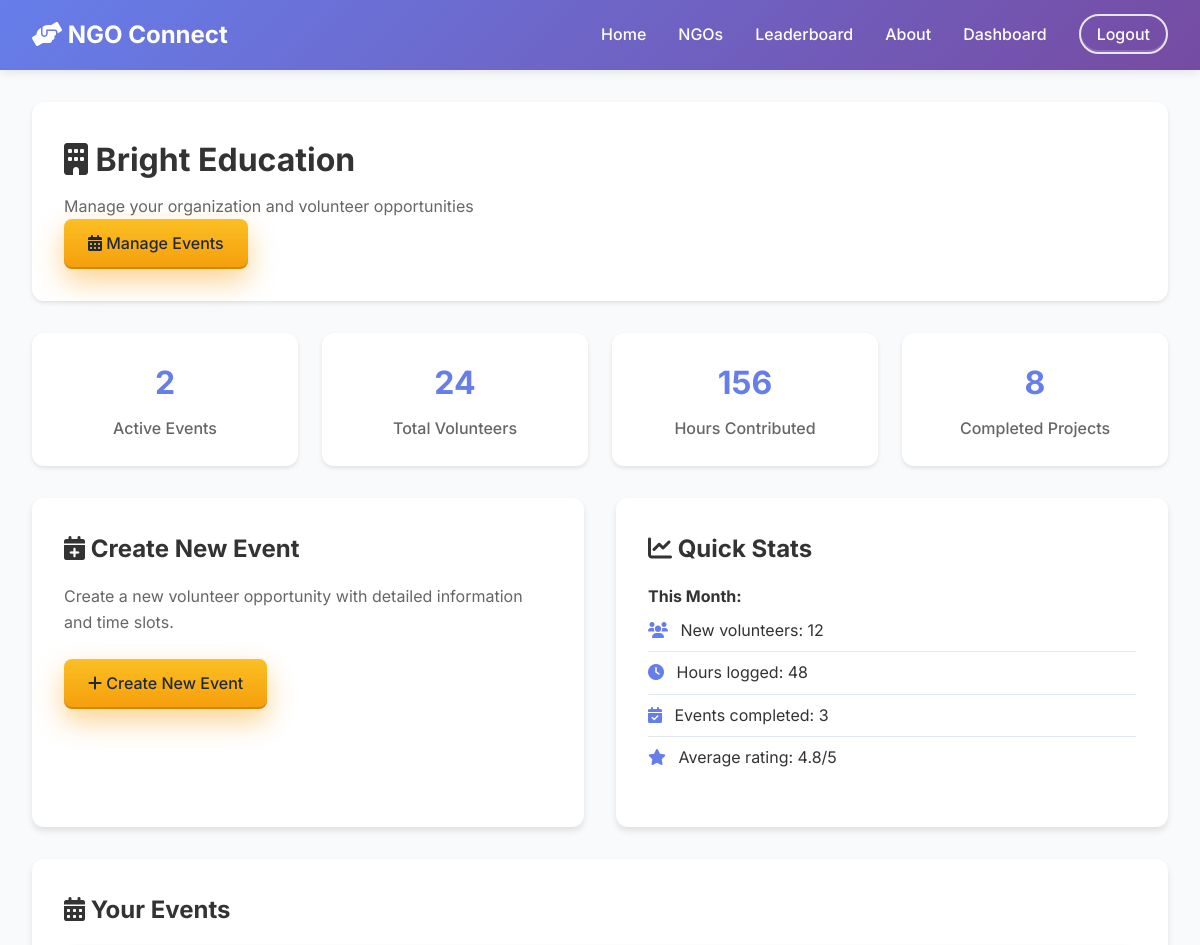
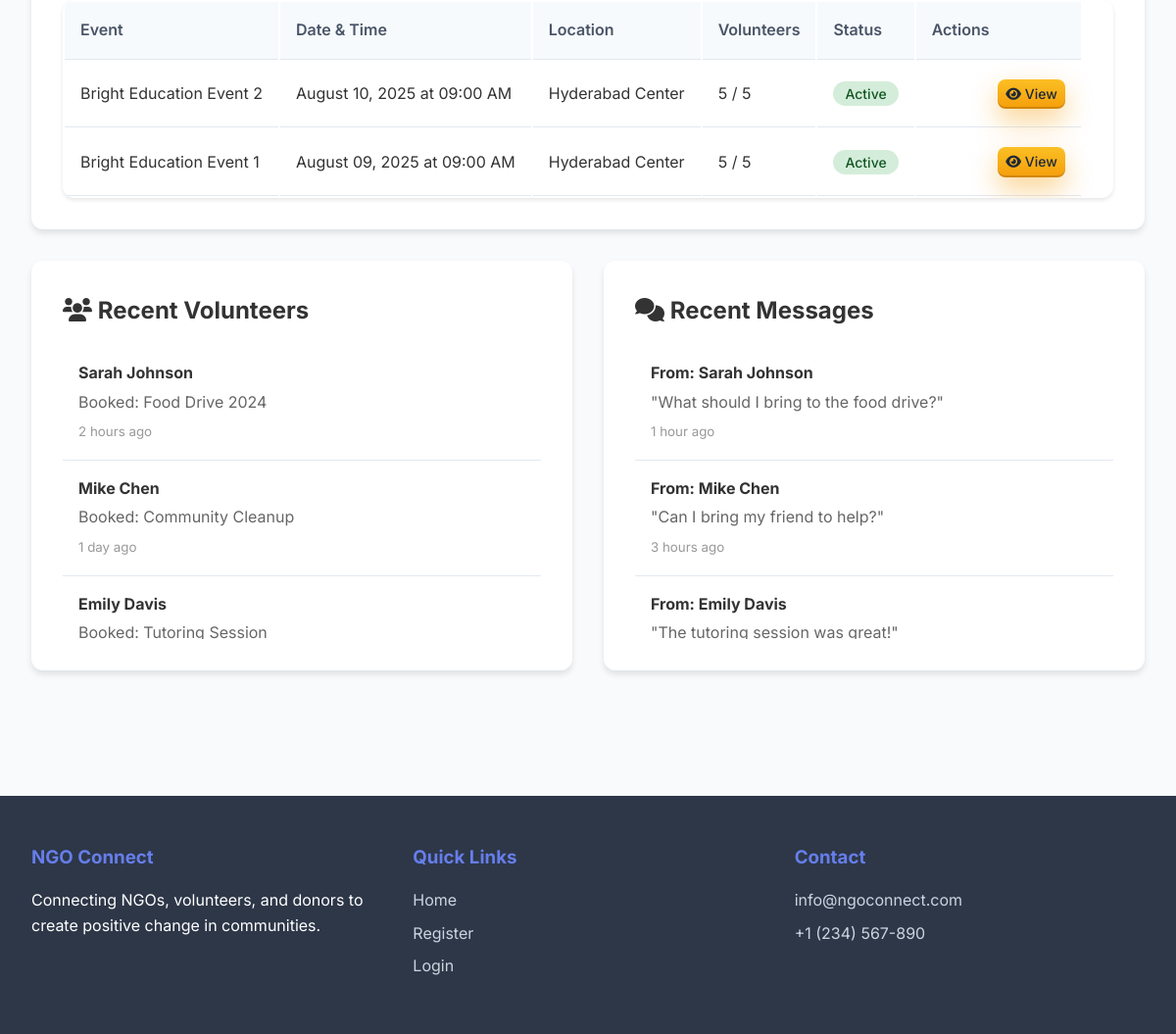
/ngo/dashboard (signed in), run on the app's committed database (2 pictures, top to bottom).
### database/models.py (models this page shows, shortened)
class NGO(db.Model):
    __tablename__ = 'ngos'
    id = db.Column(db.Integer, primary_key=True)
    user_id = db.Column(db.Integer, db.ForeignKey('users.id'), nullable=False, index=True)
    organization_name = db.Column(db.String(100), nullable=False, index=True)
    description = db.Column(db.Text)
    mission = db.Column(db.Text)
    website = db.Column(db.String(200))
    address = db.Column(db.Text)
    city = db.Column(db.String(50), index=True)
    state = db.Column(db.String(50), index=True)
    zip_code = db.Column(db.String(10))
    phone = db.Column(db.String(20))
    email = db.Column(db.String(120))
    logo = db.Column(db.String(200))
    category = db.Column(db.String(50), index=True)
    established_year = db.Column(db.Integer)
    is_verified = db.Column(db.Boolean, default=False, index=True)
    created_at = db.Column(db.DateTime, default=datetime.utcnow, index=True)
    events = db.relationship('Event', backref='ngo', lazy='dynamic', cascade='all, delete-orphan')
    resources = db.relationship('Resource', backref='ngo', lazy='dynamic', cascade='all, delete-orphan')
    projects = db.relationship('Project', backref='ngo', lazy='dynamic', cascade='all, delete-orphan')

class Event(db.Model):
    __tablename__ = 'events'
    id = db.Column(db.Integer, primary_key=True)
    ngo_id = db.Column(db.Integer, db.ForeignKey('ngos.id'), nullable=False, index=True)
    title = db.Column(db.String(100), nullable=False, index=True)
    description = db.Column(db.Text)
    location = db.Column(db.String(200))
    start_date = db.Column(db.DateTime, nullable=False, index=True)
    end_date = db.Column(db.DateTime, nullable=False, index=True)
    max_volunteers = db.Column(db.Integer)
    required_skills = db.Column(db.Text)  # JSON string
    category = db.Column(db.String(50), index=True)
    image = db.Column(db.String(200))
    status = db.Column(db.String(20), default='active', index=True)  # active, completed, cancelled
    is_active = db.Column(db.Boolean, default=True, index=True)
    created_at = db.Column(db.DateTime, default=datetime.utcnow, index=True)
    updated_at = db.Column(db.DateTime, default=datetime.utcnow, onupdate=datetime.utcnow)
    time_slots = db.relationship('TimeSlot', backref='event', lazy='dynamic', cascade='all, delete-orphan')
    bookings = db.relationship('Booking', backref='event', lazy='dynamic', cascade='all, delete-orphan')

### app.py (the view)
@app.route('/ngo/dashboard')
@login_required
def ngo_dashboard():
    if current_user.role != 'ngo':
        flash('Access denied. NGO privileges required.', 'error')
        return redirect(url_for('dashboard'))
    ngo = NGO.query.filter_by(user_id=current_user.id).first()
    if not ngo:
        flash('NGO profile not found.', 'error')
        return redirect(url_for('dashboard'))
    stats = queries.get_ngo_stats(ngo.id)
    events = Event.query.filter_by(ngo_id=ngo.id).order_by(Event.created_at.desc()).limit(5).all()
    return render_template('ngo/dashboard.html', ngo=ngo, events=events, **stats)

### app.py (called while the page is built)
@app.after_request
def add_security_headers(response):
    response.headers['X-Content-Type-Options'] = 'nosniff'
    response.headers['X-Frame-Options'] = 'DENY'
    response.headers['X-XSS-Protection'] = '1; mode=block'
    if os.environ.get('FLASK_ENV') == 'production':
        response.headers['Strict-Transport-Security'] = 'max-age=31536000; includeSubDomains'
    return response

@app.context_processor
def inject_csrf_token():
    return dict(csrf_token=generate_csrf)

@login_manager.user_loader
def load_user(user_id):
    return User.query.get(int(user_id))

### templates/ngo/dashboard.html (shortened to what this page needs)
{% extends "base.html" %}
{% block content %}
<div class="container">
    <div class="dashboard-header">
        <div class="d-flex justify-content-between align-items-center">
            <div>
                <h1><i class="fas fa-building"></i> {{ ngo.organization_name }}</h1>
                <p>Manage your organization and volunteer opportunities</p>
            </div>
            <div>
                <a href="{{ url_for('ngo_events') }}" class="btn btn-primary">
                    <i class="fas fa-calendar-alt"></i> Manage Events
                </a>
            </div>
        </div>
    </div>
    <div class="stats-grid">
        <div class="stat-card">
            <h3>{{ events|length }}</h3>
            <p>Active Events</p>
        </div>
        <div class="stat-card">
            <h3>24</h3>
            <p>Total Volunteers</p>
        </div>
        <div class="stat-card">
            <h3>156</h3>
            <p>Hours Contributed</p>
        </div>
        <div class="stat-card">
            <h3>8</h3>
            <p>Completed Projects</p>
        </div>
    </div>
    <div class="grid grid-2">
        <div class="card">
            <h3><i class="fas fa-calendar-plus"></i> Create New Event</h3>
            <p style="color: #666; margin-bottom: 1.5rem;">Create a new volunteer opportunity with detailed information and time slots.</p>
            <a href="{{ url_for('ngo_create_event') }}" class="btn btn-primary">
                <i class="fas fa-plus"></i> Create New Event
            </a>
        </div>
        <div class="card">
            <h3><i class="fas fa-chart-line"></i> Quick Stats</h3>
            <div style="margin-bottom: 1rem;">
                <p><strong>This Month:</strong></p>
                <ul style="list-style: none; padding: 0;">
                    <li style="padding: 0.5rem 0; border-bottom: 1px solid #e2e8f0;">
                        <i class="fas fa-users" style="color: #667eea; margin-right: 0.5rem;"></i>
                        New volunteers: 12
                    </li>
                    <li style="padding: 0.5rem 0; border-bottom: 1px solid #e2e8f0;">
                        <i class="fas fa-clock" style="color: #667eea; margin-right: 0.5rem;"></i>
                        Hours logged: 48
                    </li>
                    <li style="padding: 0.5rem 0; border-bottom: 1px solid #e2e8f0;">
                        <i class="fas fa-calendar-check" style="color: #667eea; margin-right: 0.5rem;"></i>
                        Events completed: 3
                    </li>
                    <li style="padding: 0.5rem 0;">
                        <i class="fas fa-star" style="color: #667eea; margin-right: 0.5rem;"></i>
                        Average rating: 4.8/5
                    </li>
                </ul>
            </div>
        </div>
    </div>
    <div class="card">
        <h3><i class="fas fa-calendar-alt"></i> Your Events</h3>
        <div class="table">
            <table>
                <thead>
                    <tr>
                        <th>Event</th>
                        <th>Date & Time</th>
                        <th>Location</th>
                        <th>Volunteers</th>
                        <th>Status</th>
                        <th>Actions</th>
                    </tr>
                </thead>
                <tbody>
                    {% for event in events %}
                    <tr>
                        <td>{{ event.title }}</td>
                        <td>{{ event.start_date.strftime('%B %d, %Y at %I:%M %p') }}</td>
                        <td>{{ event.location }}</td>
                        <td>{{ event.max_volunteers }} / {{ event.max_volunteers }}</td>
                        <td>
                            {% if event.is_active %}
                                <span class="badge badge-success">Active</span>
                            {% else %}
                                <span class="badge badge-danger">Inactive</span>
                            {% endif %}
                        </td>
                        <td>
                            <a href="{{ url_for('ngo_edit_event', event_id=event.id) }}" class="btn btn-secondary" style="padding: 0.25rem 0.5rem; font-size: 0.875rem;">
                                <i class="fas fa-edit"></i> Edit
                            </a>
                            <a href="{{ url_for('ngo_view_event', event_id=event.id) }}" class="btn btn-primary" style="padding: 0.25rem 0.5rem; font-size: 0.875rem;">
                                <i class="fas fa-eye"></i> View
                            </a>
                        </td>
                    </tr>
                    {% else %}
                    <tr>
                        <td colspan="6" style="text-align: center; color: #666;">No events created yet. Create your first event above!</td>
                    </tr>
                    {% endfor %}
                </tbody>
            </table>
        </div>
    </div>
    <div class="grid grid-2">
        <div class="card">
            <h3><i class="fas fa-users"></i> Recent Volunteers</h3>
            <div style="max-height: 300px; overflow-y: auto;">
                <div style="padding: 1rem; border-bottom: 1px solid #e2e8f0;">
                    <strong>Sarah Johnson</strong>
                    <p style="margin: 0.25rem 0; color: #666;">Booked: Food Drive 2024</p>
                    <small style="color: #999;">2 hours ago</small>
                </div>
                <div style="padding: 1rem; border-bottom: 1px solid #e2e8f0;">
                    <strong>Mike Chen</strong>
                    <p style="margin: 0.25rem 0; color: #666;">Booked: Community Cleanup</p>
                    <small style="color: #999;">1 day ago</small>
                </div>
                <div style="padding: 1rem;">
                    <strong>Emily Davis</strong>
                    <p style="margin: 0.25rem 0; color: #666;">Booked: Tutoring Session</p>
                </div>
            </div>
        </div>
        <div class="card">
            <h3><i class="fas fa-comments"></i> Recent Messages</h3>
            <div style="max-height: 300px; overflow-y: auto;">
                <div style="padding: 1rem; border-bottom: 1px solid #e2e8f0;">
                    <strong>From: Sarah Johnson</strong>
                    <p style="margin: 0.25rem 0; color: #666;">"What should I bring to the food drive?"</p>
                    <small style="color: #999;">1 hour ago</small>
                </div>
                <div style="padding: 1rem; border-bottom: 1px solid #e2e8f0;">
                    <strong>From: Mike Chen</strong>
                    <p style="margin: 0.25rem 0; color: #666;">"Can I bring my friend to help?"</p>
                    <small style="color: #999;">3 hours ago</small>
                </div>
                <div style="padding: 1rem;">
                    <strong>From: Emily Davis</strong>
                    <p style="margin: 0.25rem 0; color: #666;">"The tutoring session was great!"</p>
                </div>
            </div>
        </div>
    </div>
</div>
{% endblock %}

### templates/base.html (style rules this page uses)
:root { --brand-primary: #6d28d9; --brand-secondary: #f472b6; --brand-amber: #f59e0b; --ink-900: #0f172a; --ink-700: #334155; --surface: #ffffff; }
* { margin: 0; padding: 0; box-sizing: border-box; }
body { font-family: 'Inter', sans-serif; line-height: 1.6; color: #333; background-color: #f8fafc; }
.container { max-width: 1200px; margin: 0 auto; padding: 2rem; }
.btn { display: inline-block; padding: 0.75rem 1.5rem; border-radius: 8px; text-decoration: none; font-weight: 500; transition: all 0.3s; border: none; cursor: pointer; font-size: 1rem; }
.btn-primary { background: linear-gradient(180deg, #fbbf24, #f59e0b); color: #1f2937; box-shadow: 0 12px 28px rgba(245, 158, 11, 0.45), inset 0 -2px 0 rgba(0,0,0,0.15); }
.btn-secondary { background: transparent; color: white; border: 2px solid white; }
.card { background: white; border-radius: 12px; padding: 2rem; box-shadow: 0 4px 6px rgba(0,0,0,0.1); margin-bottom: 2rem; }
.card h3 { color: #333; margin-bottom: 1rem; font-size: 1.5rem; }
.grid { display: grid; gap: 2rem; }
.grid-2 { grid-template-columns: repeat(auto-fit, minmax(300px, 1fr)); }
.stats-grid { display: grid; grid-template-columns: repeat(auto-fit, minmax(200px, 1fr)); gap: 1.5rem; margin-bottom: 2rem; }
.stat-card { background: white; padding: 1.5rem; border-radius: 12px; text-align: center; box-shadow: 0 2px 4px rgba(0,0,0,0.1); }
.stat-card h3 { font-size: 2rem; color: #667eea; margin-bottom: 0.5rem; }
.stat-card p { color: #666; font-weight: 500; }
.dashboard-header { background: white; padding: 2rem; border-radius: 12px; margin-bottom: 2rem; box-shadow: 0 2px 4px rgba(0,0,0,0.1); }
.dashboard-header h1 { color: #333; margin-bottom: 0.5rem; }
.dashboard-header p { color: #666; }
.table { width: 100%; border-collapse: collapse; background: white; border-radius: 12px; overflow: hidden; box-shadow: 0 2px 4px rgba(0,0,0,0.1); }
.table th, .table td { padding: 1rem; text-align: left; border-bottom: 1px solid #e2e8f0; }
.table th { background: #f7fafc; font-weight: 600; color: #4a5568; }
.badge { padding: 0.25rem 0.75rem; border-radius: 20px; font-size: 0.875rem; font-weight: 500; }
.badge-success { background: #d4edda; color: #155724; }

### data on the page
NGO: organization_name "Bright Education"
Event: title "Bright Education Event 2", start_date "August 10, 2025 at 09:00 AM", location "Hyderabad Center", max_volunteers "5", is_active "Active"
Event: title "Bright Education Event 1", start_date "August 09, 2025 at 09:00 AM", location "Hyderabad Center", max_volunteers "5", is_active "Active"

### other printed values
{{ events|length }} "2"
